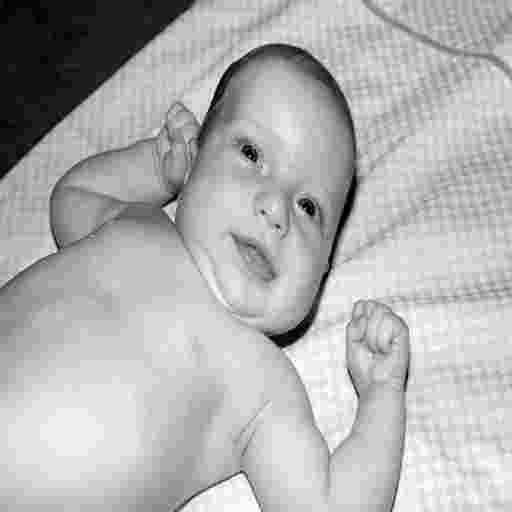
#> input picture baby.JPG.bmp, 512 x 512 px, found by its file name
$ python analysis.py 5.jpg baby.JPG.bmp
#> lines starting #> are read from the running program, lines starting #| are printed output that depends on the picture; long printed decimals are rounded
#! /usr/bin/python3

from PIL import Image, ImageDraw, ImageFont
import numpy as np
import random
import matplotlib.pyplot as plot
from matplotlib import colors
import math
import os, sys
import timeit

# CONSTANTS
POINTS = 20

WH_LVL = 210
BL_LVL = 40

WH_DIFF = 6
GR_DIFF = 2
N = 0
Knorm = 4
CEIL = 0.2

L_DIFF = 5/8.


# # # # # # # # # # # # # # # # # # # # # # # # # # # # # # # # # # # # # #
#
# Functions
#
wh_coef = []
gr_coef = []

def eval_coef():
    wh_coef = []
    gr_coef = []
    for x in range(1,POINTS+1):
        x = x/float(POINTS)
        wk = (1/x) + (WH_DIFF -1) + (1-x)*N
        #wk = WH_DIFF*((2-x)**(EXP-x))
        #wk = ((WH_DIFF/x - (WH_DIFF - 1))**EXP) + (WH_DIFF - 1)
        wk = math.ceil(wk - CEIL)
        #gk = GR_DIFF*((2-x)**(EXP-x))
        #gk = ((GR_DIFF/x - (GR_DIFF - 1))**EXP) + (GR_DIFF - 1)
        gk = (1/x) + (GR_DIFF -1) + (1-x)*N
        gk = math.ceil(gk - CEIL)
        wh_coef.append(wk)
        gr_coef.append(gk)
    wh_coef.insert(0, wh_coef[0]+1)
    gr_coef.insert(0, gr_coef[0]+1)
    print("wh_coef:", wh_coef)
    print("gr_coef:", gr_coef)
    return (wh_coef, gr_coef)

def plot_noise(noise, result_path, pic):
    # make cirillic font
    from matplotlib import rc
    font = {'family': 'Liberation Serif',
        'weight': 'normal'}
    rc('font', **font)

    fig, ax = plot.subplots()

    # construct plot
    z = np.array(noise)
    fig, ax = plot.subplots()
    im1 = ax.imshow(z, interpolation='nearest', vmin=0, vmax=1)
    bounds=[x/100. for x in range(0, 110, 10)]
    clrs = ['b','g','y','r']
    cmap = colors.ListedColormap(clrs)
    cbar = fig.colorbar(im1, boundaries=bounds, ticks=[x/100. for x in range(0, 110, 10)],
                        cmap=cmap)

    ax.set_title("Коэффициент детализации блоков")
    plot.xlabel('width')
    plot.ylabel('height')

    plot.savefig(str(os.path.join(result_path, pic + "_plot_noise.png")))

def plot_diff(diff, result_path, pic):
    # make cirillic font
    from matplotlib import rc
    font = {'family': 'Liberation Serif',
        'weight': 'normal'}
    rc('font', **font)

    # construct plot
    z = np.array(diff)
    fig, ax = plot.subplots()
    im1 = ax.imshow(z, interpolation='nearest', vmin=0, vmax=4)
    #bounds=[0,10,20,30,40,50,60,70,80,90,100]
    bounds=[(x/100.)*4 for x in range(0, 110, 10)]
    clrs = ['b','g','y','r']
    cmap = colors.ListedColormap(clrs)
    cbar = fig.colorbar(im1, boundaries=bounds, ticks=[(x/100.)*4 for x in range(0, 110, 10)],
                        cmap=cmap)

    ax.set_title("Заметность границ блоков")
    plot.xlabel('width')
    plot.ylabel('height')
    plot.savefig(str(os.path.join(result_path, pic + "_plot_diff.png")))

def grade(N):
    if N < 3:
        return 'Excellent'
    elif N < 20:
        return 'Acceptable'
    else:
        return 'Bad'
#
#
# # # # # # # # # # # # # # # # # # # # # # # # # # # # # # # # # # # # # #

# # # # # # # # # # # # # # # # # # # # # # # # # # # # # # # # # # # # # #
#
# Operators and test sequences
#
laplasian = [1, -2, 1, -2, 4, -2, 1, -2, 1]
laplasian_2 = [-1, -1, -1, -1, 8, -1, -1, -1, -1]
laplasian_3 = [0. -1, 0, -1, 4, -1, 0, -1, 0]
block_noisy = [0, 255]*32
block_smooth = [100, 120, 130, 140, 150, 160, 170, 180]*8
block_simple = [250]*64
block_random = [random.randint(0, 255) for i in range(64)]
#
#
# # # # # # # # # # # # # # # # # # # # # # # # # # # # # # # # # # # # # #

# # # # # # # # # # # # # # # # # # # # # # # # # # # # # # # # # # # # # #
#
# Classic blockiness detection algorithm implementation
#
def old_alg(x):
    Shb = .0
    Shnb = .0
    length = len(x)
    i = 4
    while i < length:
        sub = x[i-1] - x[i] if x[i-1] > x[i] else x[i] - x[i-1]
        subNext = x[i+1] - x[i] if x[i+1] > x[i] else x[i] - x[i+1]
        subPrev = x[i-2] - x[i-1] if x[i-2] > x[i-1] else x[i-1] - x[i-2]
        sumn = (1.0*subNext) + subPrev
        if (sumn == .0):
            sumn = 1.
        else:
            sumn = sumn / 2.0
        if ((i%8) != 0):
            Shnb += (1.0*sub)/sumn
        else:
            Shb += (1.0*sub)/sumn
        i += 4
    return Shb/Shnb
#
#
# # # # # # # # # # # # # # # # # # # # # # # # # # # # # # # # # # # # # #

# # # # # # # # # # # # # # # # # # # # # # # # # # # # # # # # # # # # # #
#
# Plain new blockiness detection algorithm implementation
#
# Based on comparison of the average luminence values and noises of
# the blocks
#
# [64 lines left out: functions different_p, block_blob_alg, not called in this run]
#
#
# # # # # # # # # # # # # # # # # # # # # # # # # # # # # # # # # # # # # #

# # # # # # # # # # # # # # # # # # # # # # # # # # # # # # # # # # # # # #
#
# Another new blockiness detection algorithm implementation
#
# Based on comparison of the border luminance values and noises of
# the blocks
#

def get_vc(x, k_noise=1.0):
    if (x < WH_LVL) and (x > BL_LVL):
        val = gr_coef[int(k_noise*POINTS)]
    else:
        val = wh_coef[int(k_noise*POINTS)]
    return val

def border_diff_alg(pic, width, height):
    w_blocks = int(width / 8)
    h_blocks = math.ceil(height / 8)
    length = len(pic)
    # noise, right_diff, down_diff, right_diff_high, down_diff_high
    block_matrix = [[0.0, 0.0, 0.0] for x in range(w_blocks*h_blocks)]

    for y in range(1, height-2):
        for x in range(1, width-2):
            if ((x+1) % 8 != 0) and ((y+1) % 8 != 0) and ((x % 8) != 0) and ((y % 8) != 0):
                b_index = int(x / 8) + int(y / 8)*w_blocks
                cur = int(pic[x + y*width])
                right = int(pic[(x+1) + y*width])
                down = int(pic[x + (y+1)*width])
                if (cur < WH_LVL) and (cur > BL_LVL):
                    diff = GR_DIFF #_NOISE
                else:
                    diff = WH_DIFF #_NOISE
                if ((x + 2) % 8 != 0):
                    if (abs(cur - right) >= diff):
                        block_matrix[b_index][0] += 1
                if ((y+2) % 8 != 0):
                    if (abs(cur - down) >= diff):
                        block_matrix[b_index][0] += 1

    block_matrix = list(map(lambda lst: [1.0 - (lst[0] / (6.*5*2)), 0, 0],
                            block_matrix))

    for y in range(height-8):
        for x in range(width-2):
            if ((x+1) % 8 == 0) or ((y+1) % 8 == 0):
                b_index = int(x / 8) + int(y / 8)*w_blocks
                cur = int(pic[x + y*width])
                left = int(pic[(x-1) + y*width])
                top = int(pic[x + (y-1)*width])
                right = int(pic[(x+1) + y*width])
                right1 = int(pic[(x+2) + y*width])
                down = int(pic[x + (y+1)*width])
                down1 = int(pic[x + (y+2)*width])
                if ((x+1) % 8 == 0):
                    diff = get_vc(cur, max(block_matrix[b_index][0], block_matrix[b_index+1][0]))
                    denom = round((abs(left-cur) + abs(right-right1))/Knorm)
                    norm = abs(right - cur) / denom if (denom > 0) else abs(right - cur)
                    if norm > diff:
                        block_matrix[b_index][1] += 1

                    #if int(x/8) == 19 and int(y/8) == 50:
                    #    print("x: ", x%8, "| y: ", y%8, "| x tol: ", diff, "| x denom:", denom, "| x diff: ", abs(right - cur), "| x normed: ", norm)
                if ((y+1) % 8 == 0):
                    diff = get_vc(cur, max(block_matrix[b_index][0], block_matrix[b_index+int(width/8)][0]))
                    denom = round((abs(top-cur) + abs(down-down1))/Knorm)
                    norm = abs(down - cur) / denom if (denom > 0) else abs(down - cur)
                    if norm > diff:
                        block_matrix[b_index][2] += 1

                    #if int(x/8) == 19 and int(y/8) == 50:
                    #    print("x: ", x%8, "| y: ", y%8, "| cur: ", cur, "| down: ", down, "| y tol: ", diff, "| y denom:", denom, "| y diff: ", abs(down - cur), "| y normed: ", norm)

    # normalising matrix
    block_matrix = list(map(lambda lst: [lst[0], lst[1]/8.0, lst[2]/8.0],
                            block_matrix))

    return (block_matrix, w_blocks, h_blocks)

# [12 lines of commented-out code are left out]

def main(path, pics):
    global wh_coef
    global gr_coef
    wh_coef, gr_coef = eval_coef()

    for pic in pics:
        result_path = os.path.join(path, "results")
        if not (os.path.exists(result_path)):
            os.mkdir(result_path)
        img = Image.open(str(os.path.join(path, pic))).convert("YCbCr")
#> img: PIL image 512x512 YCbCr; mean of channels 0, 1, 2 177.8, 128, 128
        img.convert("L").save(str(os.path.join(result_path, pic + "_Y.bmp")), "BMP")
        arr = np.array(img)
        Y = arr[:,:,0]
#> Y is the input picture: shape (512, 512); min 0, max 255, mean 177.8
        height = len(Y)
#> height = 512
        width = len(Y[0])
#> width = 512
        Y = np.concatenate(Y)

        # [4 lines left out: function wrapper, not called in this run]

        # [9 lines of commented-out code are left out]

        result, wb, hb = border_diff_alg(Y, width, height)
#> in border_diff_alg, `w_blocks = int(width / 8)`: w_blocks = 64
#> in border_diff_alg, `length = len(pic)`: length = 262144
#> in border_diff_alg, `block_matrix = list(map(lambda lst: [1.0 - (lst[0] / (6.*5*2)), 0, 0],..`: block_matrix = 4096 items, first 6: [1, 0, 0], [1, 0, 0], [1, 0, 0], [1, 0, 0], [1, 0, 0], [1, 0, 0]
        result_old = old_alg(Y)

        img = img.convert("RGBA")
#> img: PIL image 512x512 RGBA
        i = 0+wb
        counter = 0
        while i < len(result)-wb:
            noise = result[i][0]
            borders = [result[i][1], result[i][2], result[i-1][1], result[i - wb][2]]
            x = int(i % wb)
            y = int(i / wb)
            if x == 19 and y == 50:
            #if x == 32 and y == 58:
                #print("borders: ", borders)
                #print("noise: ", result[i][0])
                x = int(i % wb)*8
                y = int(i / wb)*8
                draw = ImageDraw.Draw(img)
                #draw.rectangle([x, y, x+7, y+7], fill=None, outline=(0x00, 0xff, 0x00))
                del draw
            if len(list(filter(lambda x: x >= L_DIFF, borders))) >= 2: #or
                x = int(i % wb)*8
                y = int(i / wb)*8
                draw = ImageDraw.Draw(img)
                draw.rectangle([x, y, x+7, y+7], fill=None, outline=(0xff, 0x00, 0x00))
                del draw
                counter += 1
            i += 1
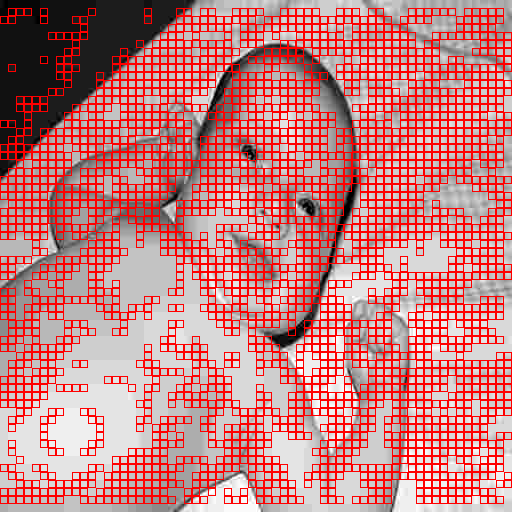
#> img: PIL image 512x512 RGBA; mean R, G, B, A 197.6, 125.9, 125.9, 255

        draw = ImageDraw.Draw(img)
        draw.rectangle([(0, 0), (170, 16)], fill=(255,255,255,255), outline=None)
        fnt = ImageFont.truetype('Pillow/Tests/fonts/FreeMono.ttf', 12)

        blck_perc = (100.0*counter) / ((wb-2)*(hb-2))
        text = "Выделено блоков: " + ('%.2f%%' % blck_perc)
        draw.text((0, 0), text, font=fnt, fill=(0,0,0))
        del draw
        img.save(str(os.path.join(result_path, pic + "_result.png")), "PNG")
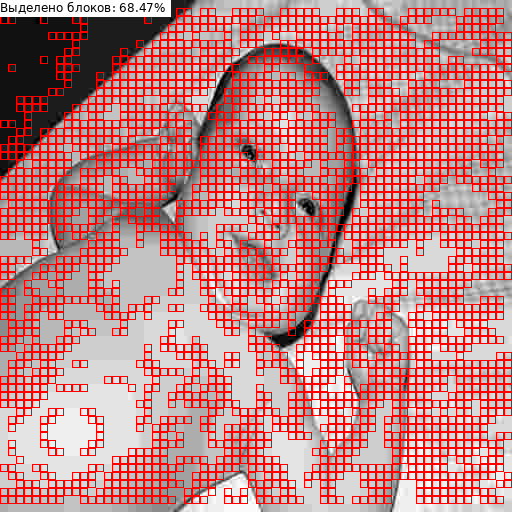
#> saved as baby.JPG.bmp_result.png: PIL image 512x512 RGBA; mean R, G, B, A 199.6, 128.1, 128.1, 255
        #img.show()
        # plotting the result
        i = 0
        noise_matrix = []
        diff_matrix = []
        f = open('diff', 'w')
        while i < len(result)/wb:
            j = 0
            tmp_noise = []
            tmp_diff = []
            cnt = 0
            while j < wb:
                up_diff = 0
                down_diff = result[i*wb + j][2]
                left_diff = 0
                right_diff = result[i*wb + j][1]
                if i > 1:
                    up_diff = result[(i-1)*wb + j][2]
                if j > 1:
                    left_diff = result[i*wb + j - 1][1]
                borders = [up_diff, down_diff, left_diff, right_diff]
                tmp_noise.append(1. - (result[i*wb + j][0]))
                tmp_diff.append(sum(borders))
                f.write("%.2f " % (sum(borders)))
                j += 1
            noise_matrix.append(tmp_noise)
            diff_matrix.append(tmp_diff)
            f.write("\n")
            i += 1
#> this loop made 64 passes
        f.close()
        # noise:
        plot_noise(noise_matrix, result_path, pic)
#> in plot_noise, `z = np.array(noise)`:
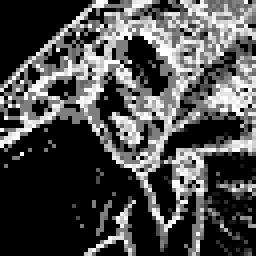
#> z: shape (64, 64) float64 (shown 4 times larger); min 0, max 1, mean 0.304
#> in plot_noise, `plot.savefig(str(os.path.join(result_path, pic + "_plot_noise.png")))`:
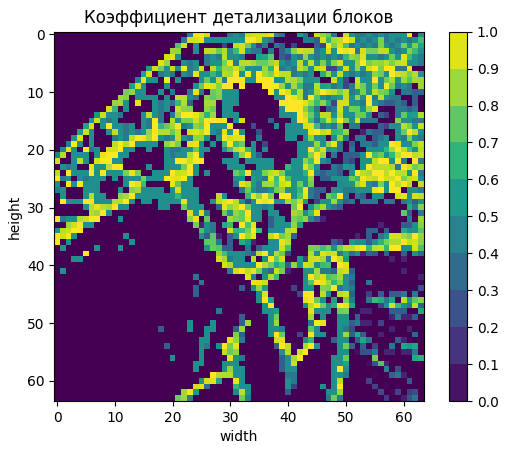
#> figure drawn by matplotlib, 2 panels
        # difference
        plot_diff(diff_matrix, result_path, pic)
#> in plot_diff, `z = np.array(diff)`:
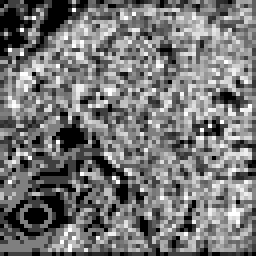
#> z: shape (64, 64) float64 (shown 4 times larger); min 0, max 4, mean 1.86; drawn with min black and max white
#> in plot_diff, `plot.savefig(str(os.path.join(result_path, pic + "_plot_diff.png")))`:
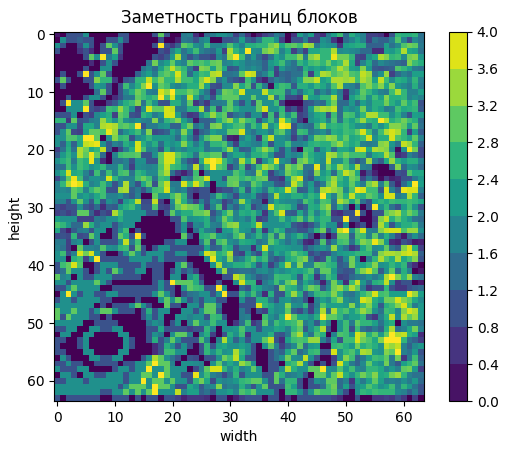
#> figure drawn by matplotlib, 2 panels

        percent = (100.0*counter) / ((wb-2)*(hb-2))

        print(pic + "\told_alg: " + str(result_old) + "\tnew_alg: " + str(percent) + "% "+ grade(percent))
#| baby.JPG.bmp	old_alg: 15.646	new_alg: 68.470% Bad


if __name__ == "__main__":
    args = sys.argv
    if (len(args) < 3):
        print("Usage: " + args[0] + " /path/to/folder picture.ext picture2.ext pictureN.ext")
        exit(1)
    main(args[1], args[2:])
